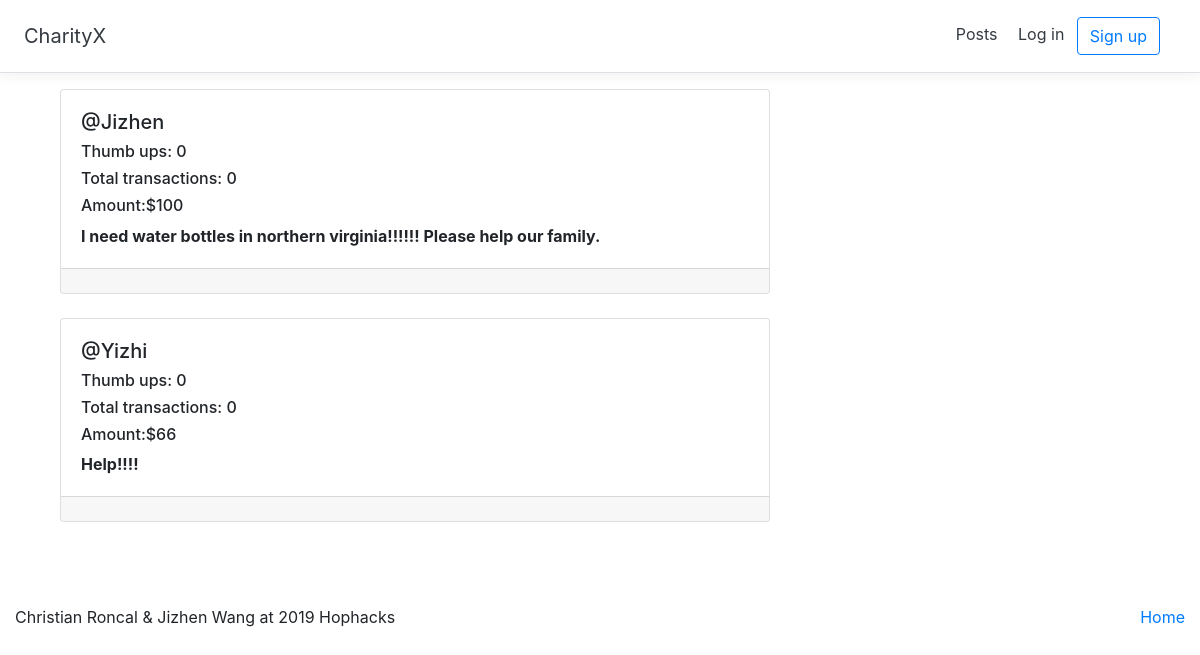
Before: /posts/all with the older database file.
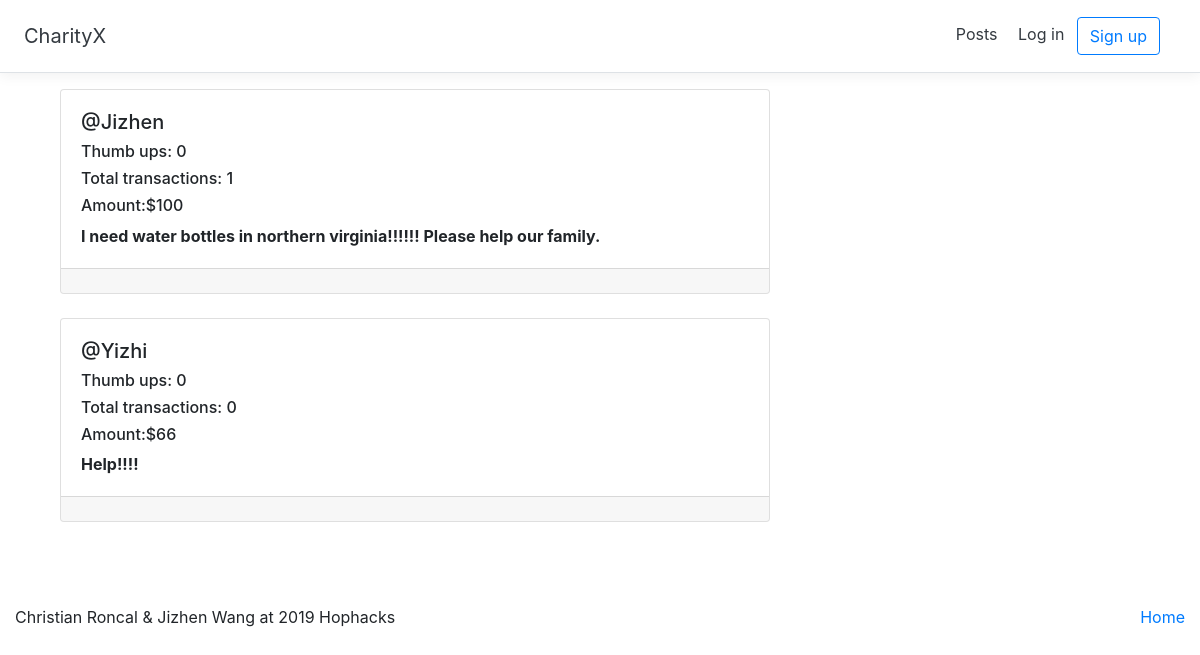
After: the same page with the newer database file.
### posts/models.py (models this page shows, shortened)
class Post(models.Model):
    user = models.ForeignKey(User, on_delete=models.CASCADE, related_name="user")
    payer = models.ForeignKey(
        User, on_delete=models.CASCADE, related_name="payer", null=True
    )
    disaster = models.ForeignKey(Disaster, on_delete=models.CASCADE, null=True)
    created_at = models.DateTimeField(auto_now_add=True)
    received_at = models.DateTimeField(auto_now=True)
    message = models.CharField(max_length=255)
    amount = models.IntegerField(null=True)
    category = models.CharField(max_length=255, null=True)
    paid = models.BooleanField(default=False)
    pin = models.CharField(max_length=20, null=True)
    class Meta:
        ordering = ["-created_at"]
        unique_together = ["user", "message"]

### accounts/models.py (models this page shows, shortened)
class User(AbstractUser):
    thumb_ups = models.IntegerField(default=0)
    transactions = models.IntegerField(default=0)

### posts/views.py (the view)
# urls.py: path("all", views.PostList.as_view(), name="all"),
class PostList(generic.ListView):
    model = models.Post
    def get_context_data(self, **kwargs):
        context = super().get_context_data(**kwargs)
        context["key"] = settings.STRIPE_PUBLISHABLE_KEY
        return context

### posts/templates/posts/post_list.html
{% extends "posts/post_base.html" %}
{% block post_content %}
<div class="col-md-8">
	{% for post in post_list %}
	{% if post.paid != True and post.amount != null %}
	{% include "posts/_post.html" %}
	<br>
	{% endif %}
	{% endfor %}
</div>
{% endblock %}

### posts/templates/posts/_post.html (shortened to what this page needs)
<div class="card">
	<div class="card-body">
		<h5 class="mr-5">@{{ post.user.first_name }}</h5>
		<h6 class="mr-5">Thumb ups:
			{{post.user.thumb_ups}}
		</h6>
		<h6 class="mr-5">Total transactions:
			{{post.user.transactions}}
		</h6>
		<h6 class="mr-5">
			Amount:${{post.amount}}
		</h6>
		<strong>{{ post.message }}</strong>
	</div>
	<div class="card-footer">
	</div>
</div>

Changed rows visible on the page:
changed through a linked row, Post "I need water bottles in northern virginia!!!!!! Please help our family.": user.transactions "0" → "1"
